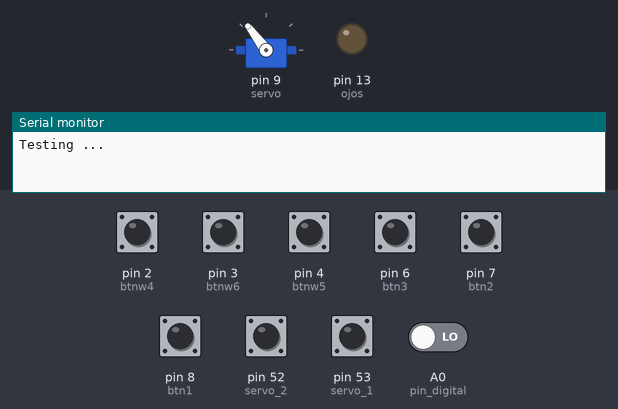
Bench run of a sketch on a simulated Arduino Mega 2560, built with avr-gcc and run on an emulated ATmega2560. Shown: servo, output pins drawn as LEDs (lit = HIGH), the last lines printed to the serial monitor. The inputs (shaded band) are chosen by the test bench; at power-on: pin 2 (btnw4), pin 3 (btnw6), pin 4 (btnw5), pin 52 (servo_2), pin 53 (servo_1) HIGH, A0 (pin_digital), pin 6 (btn3), pin 7 (btn2), pin 8 (btn1) LOW. The audio player accepts every command and is not drawn.

Above: at 1.7 s.
1.8 s: A0 (pin_digital) driven HIGH
At 3.11 s:
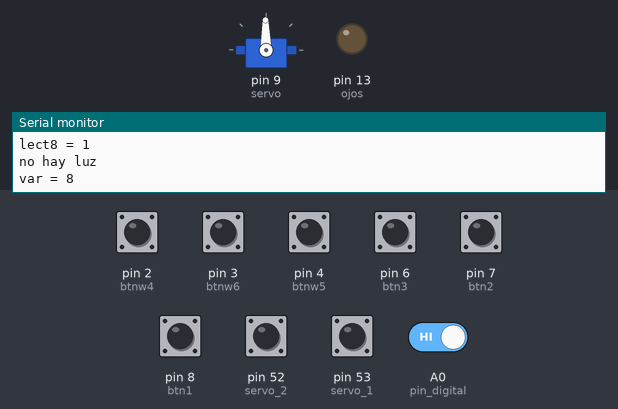
At 3.69 s:
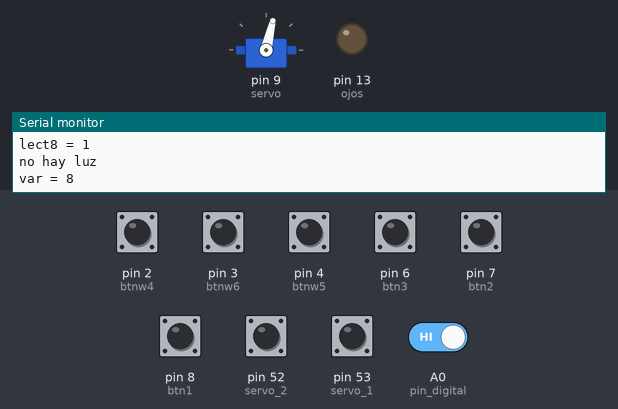
9.9 s: A0 (pin_digital) driven LOW
At 11.2 s:
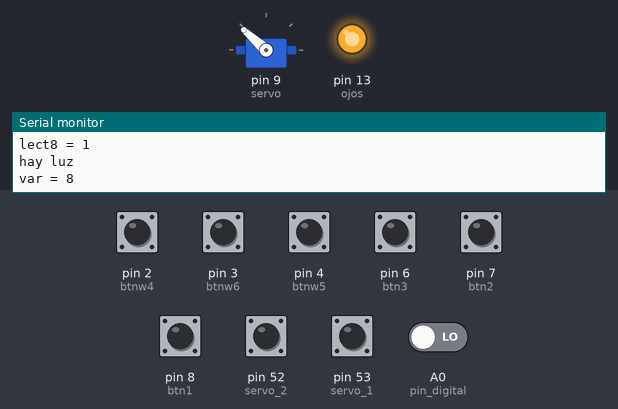
Timing chart, 0 to 20.0 s (numbered marks = the images above; inputs shaded):
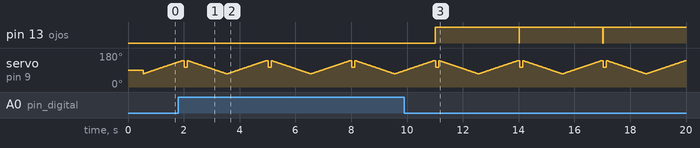

Measured:
- after the input at 1.8 s, pin 13 (ojos): stops changing and stays LOW
- after the input at 9.9 s, pin 13 (ojos): alternates HIGH for 3.0 s and LOW for 0.01 s, starting after 1.1 s
- by itself, servo on pin 9 (servo): moves between 70° and 140°, repeating every 3.0 s

The sketch:

dfPlayer_Mate.ino
```cpp
#include <Servo.h>
#include "Arduino.h"
#include "SoftwareSerial.h"
#include "DFRobotDFPlayerMini.h"
int btn1 = 8;
int btn2 = 7;
int btn3 = 6;
int btnw4 = 2;
int btnw5 = 4;
int btnw6 = 3;
int servo_1 = 53;
int servo_2 = 52;
//int servo_3 = 50;
int ojos =13;
int pos = 105;
Servo servo;
int pin_analogico = A1;
int pin_digital = A0;
int var=0;
int lect1;
int lect2;
int lect3;
int lect4;
int lect5;
int lect6;
int lect7;
int lect8;
//int lect9;
SoftwareSerial mySoftwareSerial(10, 11); // RX, TX
//SoftwareSerial nodeMCU(3,2);
DFRobotDFPlayerMini teamMO;
void printDetail(uint8_t type, int value);
void setup(){
  mySoftwareSerial.begin(9600);
  Serial.begin(9600);       //serial de comunicacion
  pinMode(btn1,INPUT);
  pinMode(btn2,INPUT);
  pinMode(btn3,INPUT);
  pinMode(servo_1, INPUT_PULLUP);
  pinMode(servo_2, INPUT_PULLUP);
//  pinMode(servo_3, INPUT_PULLUP);
  pinMode(ojos, OUTPUT);
  servo.attach(9);
  pinMode(btnw4,INPUT_PULLUP);
  pinMode(btnw5,INPUT_PULLUP);
  pinMode(btnw6,INPUT_PULLUP);
  pinMode(btn3,INPUT);
  pinMode(pin_analogico,INPUT_PULLUP);
  pinMode(pin_digital,INPUT);
  Serial.println("Testing ...");
  if(!teamMO.begin(mySoftwareSerial)){  //|
    while(true){delay(0);               //|   MP3Player
    }                                   //|
   }                                    //|
  teamMO.volume(30);
  teamMO.play(7);
 }
  void loop(){
    for (pos = 70; pos <= 140; pos += 1){
      servo.write(pos);
      delay(20);
   }
  lect1 = digitalRead(btn1);
  lect2 = digitalRead(btn2);
  lect3 = digitalRead(btn3);
  lect4 = digitalRead(btnw4);
  lect5 = digitalRead(btnw5);
  lect6 = digitalRead(btnw6);
  lect7 = digitalRead(servo_1);
  lect8 = digitalRead(servo_2);
//  lect9 = digitalRead(servo_3);
  Serial.print("lect1 = ");
  Serial.println(lect1);
  Serial.print("lect2 = ");
  Serial.println(lect2);
  Serial.print("lect3 = ");
  Serial.println(lect3);
  Serial.print("lect4 = ");
  Serial.println(lect4);
  Serial.print("lect5 = ");
  Serial.println(lect5);
  Serial.print("lect6 = ");
  Serial.println(lect6);
  Serial.print("lect7 = ");
  Serial.println(lect7);
  Serial.print("lect8 = ");
  Serial.println(lect8);

  digitalWrite(ojos, LOW);
  if (digitalRead(pin_digital) == HIGH){ //fotosensor
  Serial.println("no hay luz");
  digitalWrite(ojos, LOW);
  }
  else{
   Serial.println("hay luz"); //fotosensor
   digitalWrite(ojos, HIGH);
  }
  delay(0);
  if(lect1==1){
    var = 1;
  }
  if(lect2 == 1){
    var = 2;
  }
  if(lect3 ==1){
    var = 3;
  }
  if(lect4 == 1){
    var = 4;
  }
  if(lect5 == 1){
    var = 5;
  }
  if(lect6 == 1){
    var = 6;
  }
  if(lect7 == 1){
    var = 7;
  }
  if(lect8 == 1){
    var = 8;
  }
//  if(lect9 == 1){
//    var = 0;
//  }
  Serial.print("var = ");
  Serial.println(var);
  switch(var){
    case 1:
    teamMO.play(1);
    delay(2500);
    var =0;
    break;
    case 2:
    teamMO.play(2);
    delay(2500);
    var =0;
    break;
    case 3:
    teamMO.play(3);
    delay(2500);
    var =0;
    break;
    case 4:
    teamMO.play(4);
    servo.write(70);//derecha
    delay(2500);
    var =0;
    break;
    case 5:
    teamMO.play(5);
    servo.write(105);//centro
    delay(2500);
    var =0;
    break;
    case 6:
    teamMO.play(6);
    servo.write(140);//izquierda
    delay(2500);
    var =0;
    break;
    case 7:
    servo.write(70);//derecha
    delay(110);
    var =0;
    break;
    case 8:
    servo.write(105);//centro
    delay(110);
    var =0;
    break;
    case 9:
    servo.write(140);//izquierda
    delay(110);
    var =0;
    break;
  }
     for (pos = 140; pos >= 70; pos -= 1) {
      servo.write(pos);
      delay(20);
   }
}
void printDetail(uint8_t type, int value){
}
```
